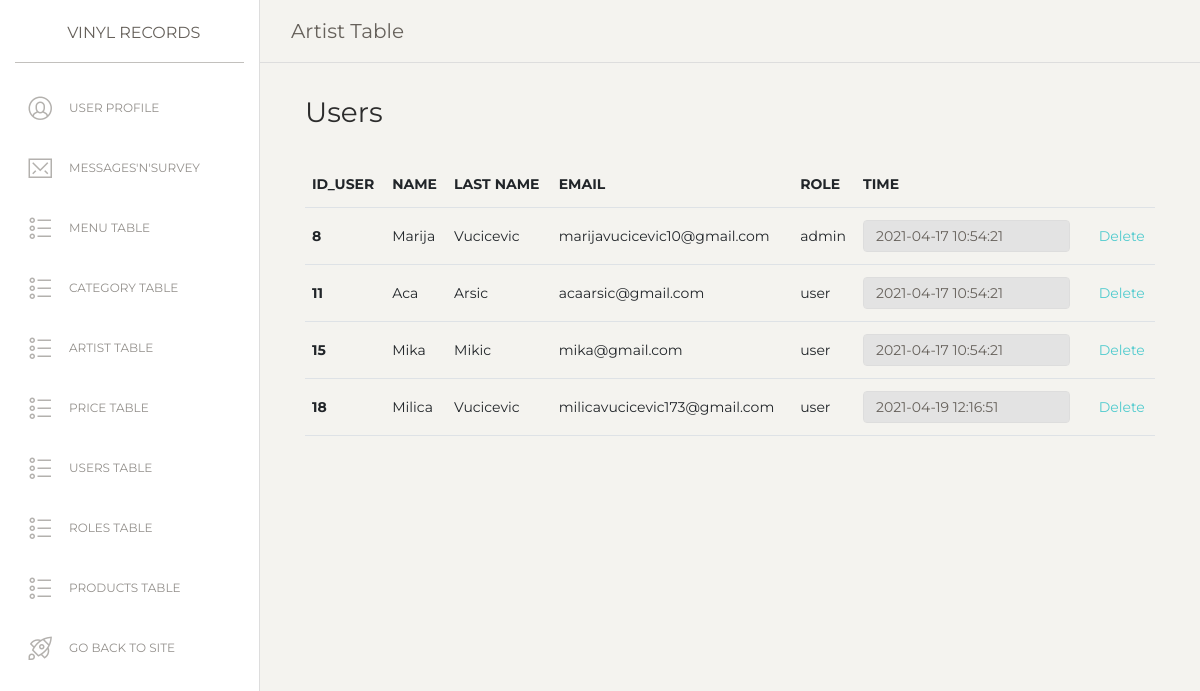
The page /assets/usersTable.php (signed in) on the database its author committed.
### tables this page shows
CREATE TABLE `user` (
  `id_user` int(255) NOT NULL,
  `name_user` varchar(100) NOT NULL,
  `lastname_user` varchar(100) NOT NULL,
  `email_user` varchar(100) NOT NULL,
  `password_user` varchar(35) NOT NULL,
  `id_roles` int(255) NOT NULL,
  `time_register` timestamp NOT NULL DEFAULT current_timestamp()
);

CREATE TABLE `roles` (
  `id_roles` int(255) NOT NULL,
  `role` varchar(100) NOT NULL
);

### assets/modals/functions.php (called while the page is built, shortened)
<?php
    include "connection.php";
    function usersAll(){
        global $conn;
        try{
            $query="SELECT * FROM user u INNER JOIN roles r ON u.id_roles=r.id_roles";
            $products=$conn->query($query)->fetchAll();
            return $products;
        }
        catch(PDOException $e){
            $message="Server error";
        }
    }
?>

### assets/usersTable.php (the view, shortened to what this page needs)
<?php
      if(!isset($_SESSION['user'])){
    header("location: modals/404Page.php?notFound");
  }
  else if($_SESSION['idRole']!=1){
    header("location: modals/404Page.php?notFound");
  }
  else{
  include "pages/headAdmin.php";
  include "pages/headerAdmin.php";
  include "modals/functions.php";
  $users=usersAll();
?>
  <div class="main-panel" style="height: 100vh;">
      <nav class="navbar navbar-expand-lg navbar-absolute fixed-top navbar-transparent">
        <div class="container-fluid">
          <div class="navbar-wrapper">
            <a class="navbar-brand" href="adminPanel.php">Artist Table</a>
          </div>
        </div>
      </nav>
    <div class="content">
        <div class="container">
            <div class="row">
      <div class="col-md-12">
        <h3>Users</h3>
        <div id="users">
            <table class="table">
              <thead>
                <tr>
                  <th scope="col">id_user</th>
                  <th scope="col">name</th>
                  <th scope="col">last name</th>
                  <th scope="col">email</th>
                  <th scope="col">role</th>
                  <th scope="col">time</th>
                </tr>
              </thead>
              <tbody>
              <?php
                foreach($users as $u):
              ?>
                <tr>
                  <th scope="row"><?=$u->id_user?></th>
                  <td id="nameUser<?=$u->id_user?>"><?=$u->name_user?></td>
                  <td id="lastNameUser<?=$u->id_user?>"><?=$u->lastname_user?></td>
                  <td id="emailUser<?=$u->id_user?>"><?=$u->email_user?></td>
                  <td id="roleUser<?=$u->id_user?>"><?=$u->role?></td>
                  <td><input type="text"  class="form-control" id="timeUser<?=$u->id_user?>" value="<?=$u->time_register?>" disabled/></td>
                  <td>
                          </div>
                        </div>
                      </div>
                  </td>
                  <td><a href="#" data-id="<?=$u->id_user?>" class="deleteUser">Delete</a></td>
                </tr>
              <?php
                endforeach;
              ?>
<?php
  }
  include "pages/footerAdmin.php";
?>

### rows shown on the page
user: id_user "8", name_user "Marija", lastname_user "Vucicevic", email_user "marijavucicevic10@gmail.com", id_roles.role "admin", time_register "2021-04-17 10:54:21"
user: id_user "11", name_user "Aca", lastname_user "Arsic", email_user "acaarsic@gmail.com", id_roles.role "user", time_register "2021-04-17 10:54:21"
user: id_user "15", name_user "Mika", lastname_user "Mikic", email_user "mika@gmail.com", id_roles.role "user", time_register "2021-04-17 10:54:21"
user: id_user "18", name_user "Milica", lastname_user "Vucicevic", email_user "milicavucicevic173@gmail.com", id_roles.role "user", time_register "2021-04-19 12:16:51"
